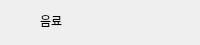
              <widget class="QWidget" name="widget_banner_8_beverage" native="true">
               <property name="maximumSize">
                <size>
                 <width>16777215</width>
                 <height>45</height>
                </size>
               </property>
               <layout class="QHBoxLayout" name="horizontalLayout_12">
                <property name="spacing">
                 <number>0</number>
                </property>
                <property name="leftMargin">
                 <number>5</number>
                </property>
                <property name="topMargin">
                 <number>5</number>
                </property>
                <property name="rightMargin">
                 <number>5</number>
                </property>
                <property name="bottomMargin">
                 <number>5</number>
                </property>
                <item>
                 <widget class="QLabel" name="label_banner_home_icon_8">
                  <property name="minimumSize">
                   <size>
                    <width>30</width>
                    <height>30</height>
                   </size>
                  </property>
                  <property name="maximumSize">
                   <size>
                    <width>30</width>
                    <height>30</height>
                   </size>
                  </property>
                  <property name="text">
                   <string/>
                  </property>
                  <property name="pixmap">
                   <pixmap>../src/beverage.svg</pixmap>
                  </property>
                  <property name="scaledContents">
                   <bool>true</bool>
                  </property>
                  <property name="alignment">
                   <set>Qt::AlignCenter</set>
                  </property>
                 </widget>
                </item>
                <item>
                 <widget class="QWidget" name="widget_18" native="true">
                  <layout class="QVBoxLayout" name="verticalLayout_18">
                   <property name="spacing">
                    <number>0</number>
                   </property>
                   <property name="leftMargin">
                    <number>5</number>
                   </property>
                   <property name="topMargin">
                    <number>5</number>
                   </property>
                   <property name="rightMargin">
                    <number>5</number>
                   </property>
                   <property name="bottomMargin">
                    <number>0</number>
                   </property>
                   <item>
                    <widget class="QLabel" name="label_banner_home_8">
                     <property name="maximumSize">
                      <size>
                       <width>16777215</width>
                       <height>15</height>
                      </size>
                     </property>
                     <property name="text">
                      <string>음료</string>
                     </property>
                     <property name="alignment">
                      <set>Qt::AlignLeading|Qt::AlignLeft|Qt::AlignVCenter</set>
                     </property>
                    </widget>
                   </item>
                   <item>
                    <widget class="QFrame" name="frame_line_8">
                     <property name="minimumSize">
                      <size>
                       <width>30</width>
                       <height>5</height>
                      </size>
                     </property>
                     <property name="maximumSize">
                      <size>
                       <width>20</width>
                       <height>5</height>
                      </size>
                     </property>
                    </widget>
                   </item>
                  </layout>
                 </widget>
                </item>
               </layout>
              </widget>
